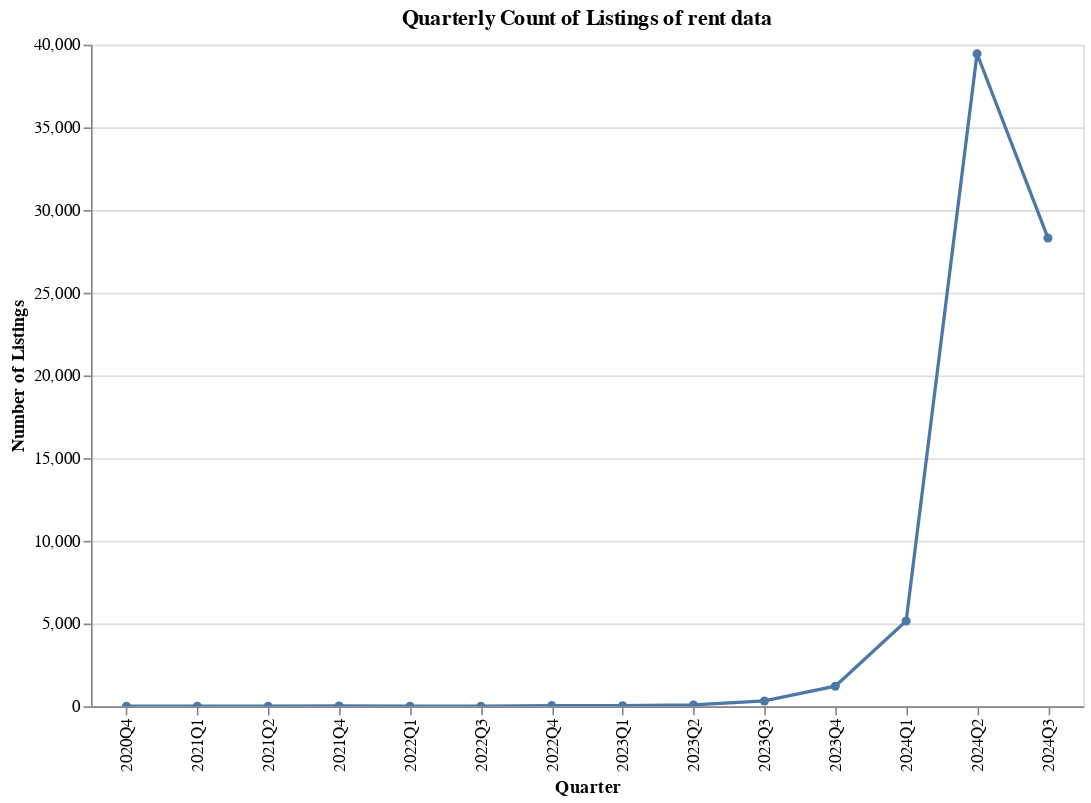

Notebook code for this chart:
### Markdown cell above
# Time series analysis on Renting

### Code cell
#ensure 'post_date' is in datetime format
df_r_eda['post_date'] = pd.to_datetime(df_r_eda['post_date'])

#extracting year & quarter for grouping and convert to string format
df_r_eda['year_quarter'] = df_r_eda['post_date'].dt.to_period('Q').astype(str)

#calculate count of listings per quarter
quarterly_listing_count = df_r_eda.groupby('year_quarter')['Locality'].count().reset_index()
quarterly_listing_count.rename(columns={'Locality': 'count'}, inplace=True)

#Visualizing Line chart for quarterly count of listings
line_quarterly_count = alt.Chart(quarterly_listing_count).mark_line(point=True).encode(
    x=alt.X('year_quarter:O', title='Quarter'),
    y=alt.Y('count:Q', title='Number of Listings'),
    tooltip=['year_quarter', 'count']
).properties(
    width=600,
    height=400,
    title='Quarterly Count of Listings of rent data'
).interactive()

line_quarterly_count

### Figure 1 — Vega-Lite specification as saved in the notebook (floating-point values rounded to 4 significant figures)
{"config": {"view": {"continuousWidth": 300, "continuousHeight": 300}}, "data": {"name": "data-d8c4ffa5661fcfe490758b8497c86e04"}, "mark": {"type": "line", "point": true}, "encoding": {"tooltip": [{"field": "year_quarter", "type": "nominal"}, {"field": "count", "type": "quantitative"}], "x": {"field": "year_quarter", "title": "Quarter", "type": "ordinal"}, "y": {"field": "count", "title": "Number of Listings", "type": "quantitative"}}, "height": 400, "params": [{"name": "param_12", "select": {"type": "interval", "encodings": ["x", "y"]}, "bind": "scales"}], "title": "Quarterly Count of Listings of rent data", "width": 600, "$schema": "https://vega.github.io/schema/vega-lite/v5.20.1.json", "datasets": {"data-d8c4ffa5661fcfe490758b8497c86e04": [{"year_quarter": "2020Q4", "count": 4}, {"year_quarter": "2021Q1", "count": 2}, {"year_quarter": "2021Q2", "count": 3}, {"year_quarter": "2021Q4", "count": 16}, {"year_quarter": "2022Q1", "count": 2}, {"year_quarter": "2022Q3", "count": 5}, {"year_quarter": "2022Q4", "count": 41}, {"year_quarter": "2023Q1", "count": 32}, {"year_quarter": "2023Q2", "count": 78}, {"year_quarter": "2023Q3", "count": 321}, {"year_quarter": "2023Q4", "count": 1214}, {"year_quarter": "2024Q1", "count": 5154}, {"year_quarter": "2024Q2", "count": 39451}, {"year_quarter": "2024Q3", "count": 28313}]}}
